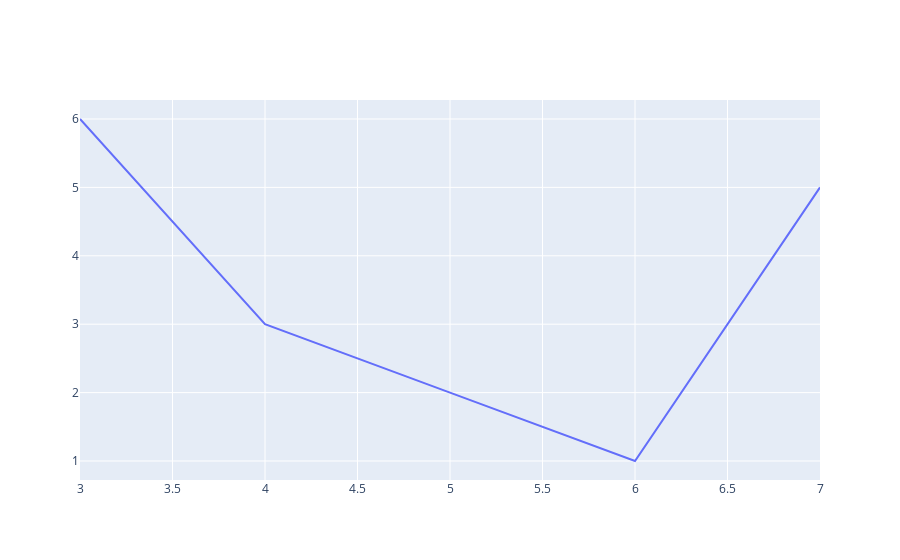

The notebook cell this image was saved under:
### Code cell
fig=go.Figure()
fig.add_trace(go.Scatter(x=[3,4,5,6,7],y=[6,3,2,1,5] ,mode='lines'))
fig.show()

### Figure 1 — Plotly figure (JSON) as saved in the notebook; plotly's stock layout.template omitted (floating-point values rounded to 4 significant figures)
{"data": [{"mode": "lines", "type": "scatter", "x": [3, 4, 5, 6, 7], "y": [6, 3, 2, 1, 5]}], "layout": {}}
